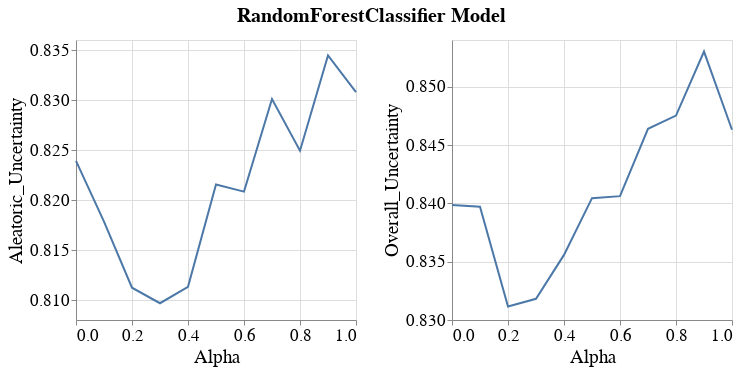

Here is the notebook cell this chart was saved with:
### Code cell
visualizer.create_subgroup_metrics_line_band_plot(model_name=MODEL_NAMES[0],
                                                  subgroup_metrics=['Aleatoric_Uncertainty', 'Overall_Uncertainty'],
                                                  subgroup='RAC1P_dis_incorrect')

### Figure 1 — Vega-Lite specification as saved in the notebook (floating-point values rounded to 4 significant figures)
{"config": {"view": {"continuousWidth": 400, "continuousHeight": 300}, "axis": {"labelFontSize": 17, "labelFontWeight": "normal", "titleFontSize": 19, "titleFontWeight": "normal"}, "legend": {"labelFontSize": 17, "symbolStrokeWidth": 10, "titleFontSize": 19}, "title": {"fontSize": 17}}, "vconcat": [{"hconcat": [{"layer": [{"mark": {"type": "errorband", "extent": "ci"}, "encoding": {"x": {"field": "Intervention_Param", "title": "Alpha", "type": "quantitative"}, "y": {"field": "Metric_Value", "scale": {"zero": false}, "title": "Aleatoric_Uncertainty", "type": "quantitative"}}}, {"mark": "line", "encoding": {"x": {"field": "Intervention_Param", "title": "Alpha", "type": "quantitative"}, "y": {"aggregate": "mean", "field": "Metric_Value", "scale": {"zero": false}, "title": "Aleatoric_Uncertainty", "type": "quantitative"}}}], "height": 280, "width": 280}, {"layer": [{"mark": {"type": "errorband", "extent": "ci"}, "encoding": {"x": {"field": "Intervention_Param", "title": "Alpha", "type": "quantitative"}, "y": {"field": "Metric_Value", "scale": {"zero": false}, "title": "Overall_Uncertainty", "type": "quantitative"}}}, {"mark": "line", "encoding": {"x": {"field": "Intervention_Param", "title": "Alpha", "type": "quantitative"}, "y": {"aggregate": "mean", "field": "Metric_Value", "scale": {"zero": false}, "title": "Overall_Uncertainty", "type": "quantitative"}}}], "data": {"name": "data-56ed060c7fa06aa148f5d9f201d94c1f"}, "height": 280, "width": 280}]}], "data": {"name": "data-0f04fe45b13231ec20e2a8f550320f8d"}, "title": {"text": "RandomForestClassifier Model", "anchor": "middle", "dy": -10, "fontSize": 20}, "$schema": "https://vega.github.io/schema/vega-lite/v4.17.0.json", "datasets": {"data-0f04fe45b13231ec20e2a8f550320f8d": [{"Metric": "Aleatoric_Uncertainty", "Bootstrap_Model_Seed": 101, "Model_Name": "RandomForestClassifier", "Model_Params": "{'bootstrap': False, 'ccp_alpha': 0.0, 'class_weight': None, 'criterion': 'gini', 'max_depth': 80, 'max_features': 'sqrt', 'max_leaf_nodes': None, 'max_samples': None, 'min_impurity_decrease': 0.0, 'min_samples_leaf': 1, 'min_samples_split': 10, 'min_weight_fraction_leaf': 0.0, 'n_estimators': 500, 'n_jobs': None, 'oob_score': False, 'random_state': 101, 'verbose': 0, 'warm_start': False}", "Run_Number": "Run_1", "Dataset_Name": "Folktables_GA_2018_Income", "Num_Estimators": 200, "Tag": "OK", "Record_Create_Date_Time": "2023-07-23T03:44:07.959000", "Session_Uuid": "26beff01-939d-4d98-be67-65b150b352b2", "Experiment_Iteration": "Exp_iter_1", "Dataset_Split_Seed": 100, "Model_Init_Seed": 100, "Fair_Intervention_Params_Lst": "[0.0, 0.1, 0.2, 0.3]", "Intervention_Param": 0.2, "Subgroup": "RAC1P_dis_incorrect", "Metric_Value": 0.8112}, {"Metric": "Aleatoric_Uncertainty", "Bootstrap_Model_Seed": 101, "Model_Name": "RandomForestClassifier", "Model_Params": "{'bootstrap': False, 'ccp_alpha': 0.0, 'class_weight': None, 'criterion': 'gini', 'max_depth': None, 'max_features': 'sqrt', 'max_leaf_nodes': None, 'max_samples': None, 'min_impurity_decrease': 0.0, 'min_samples_leaf': 1, 'min_samples_split': 10, 'min_weight_fraction_leaf': 0.0, 'n_estimators': 100, 'n_jobs': None, 'oob_score': False, 'random_state': 101, 'verbose': 0, 'warm_start': False}", "Run_Number": "Run_1", "Dataset_Name": "Folktables_GA_2018_Income", "Num_Estimators": 200, "Tag": "OK", "Record_Create_Date_Time": "2023-07-23T01:19:34.560000", "Session_Uuid": "26beff01-939d-4d98-be67-65b150b352b2", "Experiment_Iteration": "Exp_iter_1", "Dataset_Split_Seed": 100, "Model_Init_Seed": 100, "Fair_Intervention_Params_Lst": "[0.4, 0.5, 0.6, 0.7]", "Intervention_Param": 0.4, "Subgroup": "RAC1P_dis_incorrect", "Metric_Value": 0.8113}, {"Metric": "Aleatoric_Uncertainty", "Bootstrap_Model_Seed": 101, "Model_Name": "RandomForestClassifier", "Model_Params": "{'bootstrap': False, 'ccp_alpha': 0.0, 'class_weight': None, 'criterion': 'gini', 'max_depth': None, 'max_features': 'sqrt', 'max_leaf_nodes': None, 'max_samples': None, 'min_impurity_decrease': 0.0, 'min_samples_leaf': 1, 'min_samples_split': 10, 'min_weight_fraction_leaf': 0.0, 'n_estimators': 200, 'n_jobs': None, 'oob_score': False, 'random_state': 101, 'verbose': 0, 'warm_start': False}", "Run_Number": "Run_1", "Dataset_Name": "Folktables_GA_2018_Income", "Num_Estimators": 200, "Tag": "OK", "Record_Create_Date_Time": "2023-07-23T04:44:13.113000", "Session_Uuid": "26beff01-939d-4d98-be67-65b150b352b2", "Experiment_Iteration": "Exp_iter_1", "Dataset_Split_Seed": 100, "Model_Init_Seed": 100, "Fair_Intervention_Params_Lst": "[0.0, 0.1, 0.2, 0.3]", "Intervention_Param": 0.3, "Subgroup": "RAC1P_dis_incorrect", "Metric_Value": 0.8097}, {"Metric": "Aleatoric_Uncertainty", "Bootstrap_Model_Seed": 101, "Model_Name": "RandomForestClassifier", "Model_Params": "{'bootstrap': True, 'ccp_alpha': 0.0, 'class_weight': None, 'criterion': 'gini', 'max_depth': 60, 'max_features': 'sqrt', 'max_leaf_nodes': None, 'max_samples': None, 'min_impurity_decrease': 0.0, 'min_samples_leaf': 1, 'min_samples_split': 5, 'min_weight_fraction_leaf': 0.0, 'n_estimators': 100, 'n_jobs': None, 'oob_score': False, 'random_state': 101, 'verbose': 0, 'warm_start': False}", "Run_Number": "Run_1", "Dataset_Name": "Folktables_GA_2018_Income", "Num_Estimators": 200, "Tag": "OK", "Record_Create_Date_Time": "2023-07-23T01:43:02.560000", "Session_Uuid": "26beff01-939d-4d98-be67-65b150b352b2", "Experiment_Iteration": "Exp_iter_1", "Dataset_Split_Seed": 100, "Model_Init_Seed": 100, "Fair_Intervention_Params_Lst": "[0.8, 0.9, 1.0]", "Intervention_Param": 0.9, "Subgroup": "RAC1P_dis_incorrect", "Metric_Value": 0.8345}, {"Metric": "Aleatoric_Uncertainty", "Bootstrap_Model_Seed": 101, "Model_Name": "RandomForestClassifier", "Model_Params": "{'bootstrap': True, 'ccp_alpha': 0.0, 'class_weight': None, 'criterion': 'gini', 'max_depth': 70, 'max_features': 'sqrt', 'max_leaf_nodes': None, 'max_samples': None, 'min_impurity_decrease': 0.0, 'min_samples_leaf': 1, 'min_samples_split': 10, 'min_weight_fraction_leaf': 0.0, 'n_estimators': 100, 'n_jobs': None, 'oob_score': False, 'random_state': 101, 'verbose': 0, 'warm_start': False}", "Run_Number": "Run_1", "Dataset_Name": "Folktables_GA_2018_Income", "Num_Estimators": 200, "Tag": "OK", "Record_Create_Date_Time": "2023-07-23T04:16:36.782000", "Session_Uuid": "26beff01-939d-4d98-be67-65b150b352b2", "Experiment_Iteration": "Exp_iter_1", "Dataset_Split_Seed": 100, "Model_Init_Seed": 100, "Fair_Intervention_Params_Lst": "[0.4, 0.5, 0.6, 0.7]", "Intervention_Param": 0.7, "Subgroup": "RAC1P_dis_incorrect", "Metric_Value": 0.8301}, {"Metric": "Aleatoric_Uncertainty", "Bootstrap_Model_Seed": 101, "Model_Name": "RandomForestClassifier", "Model_Params": "{'bootstrap': True, 'ccp_alpha': 0.0, 'class_weight': None, 'criterion': 'gini', 'max_depth': 80, 'max_features': 'sqrt', 'max_leaf_nodes': None, 'max_samples': None, 'min_impurity_decrease': 0.0, 'min_samples_leaf': 1, 'min_samples_split': 10, 'min_weight_fraction_leaf': 0.0, 'n_estimators': 200, 'n_jobs': None, 'oob_score': False, 'random_state': 101, 'verbose': 0, 'warm_start': False}", "Run_Number": "Run_1", "Dataset_Name": "Folktables_GA_2018_Income", "Num_Estimators": 200, "Tag": "OK", "Record_Create_Date_Time": "2023-07-23T02:27:24.049000", "Session_Uuid": "26beff01-939d-4d98-be67-65b150b352b2", "Experiment_Iteration": "Exp_iter_1", "Dataset_Split_Seed": 100, "Model_Init_Seed": 100, "Fair_Intervention_Params_Lst": "[0.8, 0.9, 1.0]", "Intervention_Param": 1.0, "Subgroup": "RAC1P_dis_incorrect", "Metric_Value": 0.8308}, {"Metric": "Aleatoric_Uncertainty", "Bootstrap_Model_Seed": 101, "Model_Name": "RandomForestClassifier", "Model_Params": "{'bootstrap': True, 'ccp_alpha': 0.0, 'class_weight': None, 'criterion': 'gini', 'max_depth': 80, 'max_features': 'sqrt', 'max_leaf_nodes': None, 'max_samples': None, 'min_impurity_decrease': 0.0, 'min_samples_leaf': 1, 'min_samples_split': 5, 'min_weight_fraction_leaf': 0.0, 'n_estimators': 100, 'n_jobs': None, 'oob_score': False, 'random_state': 101, 'verbose': 0, 'warm_start': False}", "Run_Number": "Run_1", "Dataset_Name": "Folktables_GA_2018_Income", "Num_Estimators": 200, "Tag": "OK", "Record_Create_Date_Time": "2023-07-23T01:08:10.525000", "Session_Uuid": "26beff01-939d-4d98-be67-65b150b352b2", "Experiment_Iteration": "Exp_iter_1", "Dataset_Split_Seed": 100, "Model_Init_Seed": 100, "Fair_Intervention_Params_Lst": "[0.8, 0.9, 1.0]", "Intervention_Param": 0.8, "Subgroup": "RAC1P_dis_incorrect", "Metric_Value": 0.8249}, {"Metric": "Aleatoric_Uncertainty", "Bootstrap_Model_Seed": 101, "Model_Name": "RandomForestClassifier", "Model_Params": "{'bootstrap': True, 'ccp_alpha': 0.0, 'class_weight': None, 'criterion': 'gini', 'max_depth': 80, 'max_features': 'sqrt', 'max_leaf_nodes': None, 'max_samples': None, 'min_impurity_decrease': 0.0, 'min_samples_leaf': 1, 'min_samples_split': 5, 'min_weight_fraction_leaf': 0.0, 'n_estimators': 200, 'n_jobs': None, 'oob_score': False, 'random_state': 101, 'verbose': 0, 'warm_start': False}", "Run_Number": "Run_1", "Dataset_Name": "Folktables_GA_2018_Income", "Num_Estimators": 200, "Tag": "OK", "Record_Create_Date_Time": "2023-07-23T03:39:34.934000", "Session_Uuid": "26beff01-939d-4d98-be67-65b150b352b2", "Experiment_Iteration": "Exp_iter_1", "Dataset_Split_Seed": 100, "Model_Init_Seed": 100, "Fair_Intervention_Params_Lst": "[0.4, 0.5, 0.6, 0.7]", "Intervention_Param": 0.6, "Subgroup": "RAC1P_dis_incorrect", "Metric_Value": 0.8208}, {"Metric": "Aleatoric_Uncertainty", "Bootstrap_Model_Seed": 101, "Model_Name": "RandomForestClassifier", "Model_Params": "{'bootstrap': True, 'ccp_alpha': 0.0, 'class_weight': None, 'criterion': 'gini', 'max_depth': 90, 'max_features': 'sqrt', 'max_leaf_nodes': None, 'max_samples': None, 'min_impurity_decrease': 0.0, 'min_samples_leaf': 1, 'min_samples_split': 10, 'min_weight_fraction_leaf': 0.0, 'n_estimators': 200, 'n_jobs': None, 'oob_score': False, 'random_state': 101, 'verbose': 0, 'warm_start': False}", "Run_Number": "Run_1", "Dataset_Name": "Folktables_GA_2018_Income", "Num_Estimators": 200, "Tag": "OK", "Record_Create_Date_Time": "2023-07-23T01:14:25.556000", "Session_Uuid": "26beff01-939d-4d98-be67-65b150b352b2", "Experiment_Iteration": "Exp_iter_1", "Dataset_Split_Seed": 100, "Model_Init_Seed": 100, "Fair_Intervention_Params_Lst": "[0.0, 0.1, 0.2, 0.3]", "Intervention_Param": 0.0, "Subgroup": "RAC1P_dis_incorrect", "Metric_Value": 0.8239}, {"Metric": "Aleatoric_Uncertainty", "Bootstrap_Model_Seed": 101, "Model_Name": "RandomForestClassifier", "Model_Params": "{'bootstrap': True, 'ccp_alpha': 0.0, 'class_weight': None, 'criterion': 'gini', 'max_depth': 90, 'max_features': 'sqrt', 'max_leaf_nodes': None, 'max_samples': None, 'min_impurity_decrease': 0.0, 'min_samples_leaf': 1, 'min_samples_split': 5, 'min_weight_fraction_leaf': 0.0, 'n_estimators': 100, 'n_jobs': None, 'oob_score': False, 'random_state': 101, 'verbose': 0, 'warm_start': False}", "Run_Number": "Run_1", "Dataset_Name": "Folktables_GA_2018_Income", "Num_Estimators": 200, "Tag": "OK", "Record_Create_Date_Time": "2023-07-23T01:49:09.414000", "Session_Uuid": "26beff01-939d-4d98-be67-65b150b352b2", "Experiment_Iteration": "Exp_iter_1", "Dataset_Split_Seed": 100, "Model_Init_Seed": 100, "Fair_Intervention_Params_Lst": "[0.0, 0.1, 0.2, 0.3]", "Intervention_Param": 0.1, "Subgroup": "RAC1P_dis_incorrect", "Metric_Value": 0.8178}, {"Metric": "Aleatoric_Uncertainty", "Bootstrap_Model_Seed": 101, "Model_Name": "RandomForestClassifier", "Model_Params": "{'bootstrap': True, 'ccp_alpha': 0.0, 'class_weight': None, 'criterion': 'gini', 'max_depth': None, 'max_features': 'sqrt', 'max_leaf_nodes': None, 'max_samples': None, 'min_impurity_decrease': 0.0, 'min_samples_leaf': 1, 'min_samples_split': 5, 'min_weight_fraction_leaf': 0.0, 'n_estimators': 500, 'n_jobs': None, 'oob_score': False, 'random_state': 101, 'verbose': 0, 'warm_start': False}", "Run_Number": "Run_1", "Dataset_Name": "Folktables_GA_2018_Income", "Num_Estimators": 200, "Tag": "OK", "Record_Create_Date_Time": "2023-07-23T02:50:24.094000", "Session_Uuid": "26beff01-939d-4d98-be67-65b150b352b2", "Experiment_Iteration": "Exp_iter_1", "Dataset_Split_Seed": 100, "Model_Init_Seed": 100, "Fair_Intervention_Params_Lst": "[0.4, 0.5, 0.6, 0.7]", "Intervention_Param": 0.5, "Subgroup": "RAC1P_dis_incorrect", "Metric_Value": 0.8216}], "data-56ed060c7fa06aa148f5d9f201d94c1f": [{"Metric": "Overall_Uncertainty", "Bootstrap_Model_Seed": 101, "Model_Name": "RandomForestClassifier", "Model_Params": "{'bootstrap': False, 'ccp_alpha': 0.0, 'class_weight': None, 'criterion': 'gini', 'max_depth': 80, 'max_features': 'sqrt', 'max_leaf_nodes': None, 'max_samples': None, 'min_impurity_decrease': 0.0, 'min_samples_leaf': 1, 'min_samples_split': 10, 'min_weight_fraction_leaf': 0.0, 'n_estimators': 500, 'n_jobs': None, 'oob_score': False, 'random_state': 101, 'verbose': 0, 'warm_start': False}", "Run_Number": "Run_1", "Dataset_Name": "Folktables_GA_2018_Income", "Num_Estimators": 200, "Tag": "OK", "Record_Create_Date_Time": "2023-07-23T03:44:07.959000", "Session_Uuid": "26beff01-939d-4d98-be67-65b150b352b2", "Experiment_Iteration": "Exp_iter_1", "Dataset_Split_Seed": 100, "Model_Init_Seed": 100, "Fair_Intervention_Params_Lst": "[0.0, 0.1, 0.2, 0.3]", "Intervention_Param": 0.2, "Subgroup": "RAC1P_dis_incorrect", "Metric_Value": 0.8312}, {"Metric": "Overall_Uncertainty", "Bootstrap_Model_Seed": 101, "Model_Name": "RandomForestClassifier", "Model_Params": "{'bootstrap': False, 'ccp_alpha': 0.0, 'class_weight': None, 'criterion': 'gini', 'max_depth': None, 'max_features': 'sqrt', 'max_leaf_nodes': None, 'max_samples': None, 'min_impurity_decrease': 0.0, 'min_samples_leaf': 1, 'min_samples_split': 10, 'min_weight_fraction_leaf': 0.0, 'n_estimators': 100, 'n_jobs': None, 'oob_score': False, 'random_state': 101, 'verbose': 0, 'warm_start': False}", "Run_Number": "Run_1", "Dataset_Name": "Folktables_GA_2018_Income", "Num_Estimators": 200, "Tag": "OK", "Record_Create_Date_Time": "2023-07-23T01:19:34.560000", "Session_Uuid": "26beff01-939d-4d98-be67-65b150b352b2", "Experiment_Iteration": "Exp_iter_1", "Dataset_Split_Seed": 100, "Model_Init_Seed": 100, "Fair_Intervention_Params_Lst": "[0.4, 0.5, 0.6, 0.7]", "Intervention_Param": 0.4, "Subgroup": "RAC1P_dis_incorrect", "Metric_Value": 0.8356}, {"Metric": "Overall_Uncertainty", "Bootstrap_Model_Seed": 101, "Model_Name": "RandomForestClassifier", "Model_Params": "{'bootstrap': False, 'ccp_alpha': 0.0, 'class_weight': None, 'criterion': 'gini', 'max_depth': None, 'max_features': 'sqrt', 'max_leaf_nodes': None, 'max_samples': None, 'min_impurity_decrease': 0.0, 'min_samples_leaf': 1, 'min_samples_split': 10, 'min_weight_fraction_leaf': 0.0, 'n_estimators': 200, 'n_jobs': None, 'oob_score': False, 'random_state': 101, 'verbose': 0, 'warm_start': False}", "Run_Number": "Run_1", "Dataset_Name": "Folktables_GA_2018_Income", "Num_Estimators": 200, "Tag": "OK", "Record_Create_Date_Time": "2023-07-23T04:44:13.113000", "Session_Uuid": "26beff01-939d-4d98-be67-65b150b352b2", "Experiment_Iteration": "Exp_iter_1", "Dataset_Split_Seed": 100, "Model_Init_Seed": 100, "Fair_Intervention_Params_Lst": "[0.0, 0.1, 0.2, 0.3]", "Intervention_Param": 0.3, "Subgroup": "RAC1P_dis_incorrect", "Metric_Value": 0.8318}, {"Metric": "Overall_Uncertainty", "Bootstrap_Model_Seed": 101, "Model_Name": "RandomForestClassifier", "Model_Params": "{'bootstrap': True, 'ccp_alpha': 0.0, 'class_weight': None, 'criterion': 'gini', 'max_depth': 60, 'max_features': 'sqrt', 'max_leaf_nodes': None, 'max_samples': None, 'min_impurity_decrease': 0.0, 'min_samples_leaf': 1, 'min_samples_split': 5, 'min_weight_fraction_leaf': 0.0, 'n_estimators': 100, 'n_jobs': None, 'oob_score': False, 'random_state': 101, 'verbose': 0, 'warm_start': False}", "Run_Number": "Run_1", "Dataset_Name": "Folktables_GA_2018_Income", "Num_Estimators": 200, "Tag": "OK", "Record_Create_Date_Time": "2023-07-23T01:43:02.560000", "Session_Uuid": "26beff01-939d-4d98-be67-65b150b352b2", "Experiment_Iteration": "Exp_iter_1", "Dataset_Split_Seed": 100, "Model_Init_Seed": 100, "Fair_Intervention_Params_Lst": "[0.8, 0.9, 1.0]", "Intervention_Param": 0.9, "Subgroup": "RAC1P_dis_incorrect", "Metric_Value": 0.853}, {"Metric": "Overall_Uncertainty", "Bootstrap_Model_Seed": 101, "Model_Name": "RandomForestClassifier", "Model_Params": "{'bootstrap': True, 'ccp_alpha': 0.0, 'class_weight': None, 'criterion': 'gini', 'max_depth': 70, 'max_features': 'sqrt', 'max_leaf_nodes': None, 'max_samples': None, 'min_impurity_decrease': 0.0, 'min_samples_leaf': 1, 'min_samples_split': 10, 'min_weight_fraction_leaf': 0.0, 'n_estimators': 100, 'n_jobs': None, 'oob_score': False, 'random_state': 101, 'verbose': 0, 'warm_start': False}", "Run_Number": "Run_1", "Dataset_Name": "Folktables_GA_2018_Income", "Num_Estimators": 200, "Tag": "OK", "Record_Create_Date_Time": "2023-07-23T04:16:36.782000", "Session_Uuid": "26beff01-939d-4d98-be67-65b150b352b2", "Experiment_Iteration": "Exp_iter_1", "Dataset_Split_Seed": 100, "Model_Init_Seed": 100, "Fair_Intervention_Params_Lst": "[0.4, 0.5, 0.6, 0.7]", "Intervention_Param": 0.7, "Subgroup": "RAC1P_dis_incorrect", "Metric_Value": 0.8464}, {"Metric": "Overall_Uncertainty", "Bootstrap_Model_Seed": 101, "Model_Name": "RandomForestClassifier", "Model_Params": "{'bootstrap': True, 'ccp_alpha': 0.0, 'class_weight': None, 'criterion': 'gini', 'max_depth': 80, 'max_features': 'sqrt', 'max_leaf_nodes': None, 'max_samples': None, 'min_impurity_decrease': 0.0, 'min_samples_leaf': 1, 'min_samples_split': 10, 'min_weight_fraction_leaf': 0.0, 'n_estimators': 200, 'n_jobs': None, 'oob_score': False, 'random_state': 101, 'verbose': 0, 'warm_start': False}", "Run_Number": "Run_1", "Dataset_Name": "Folktables_GA_2018_Income", "Num_Estimators": 200, "Tag": "OK", "Record_Create_Date_Time": "2023-07-23T02:27:24.049000", "Session_Uuid": "26beff01-939d-4d98-be67-65b150b352b2", "Experiment_Iteration": "Exp_iter_1", "Dataset_Split_Seed": 100, "Model_Init_Seed": 100, "Fair_Intervention_Params_Lst": "[0.8, 0.9, 1.0]", "Intervention_Param": 1.0, "Subgroup": "RAC1P_dis_incorrect", "Metric_Value": 0.8463}, {"Metric": "Overall_Uncertainty", "Bootstrap_Model_Seed": 101, "Model_Name": "RandomForestClassifier", "Model_Params": "{'bootstrap': True, 'ccp_alpha': 0.0, 'class_weight': None, 'criterion': 'gini', 'max_depth': 80, 'max_features': 'sqrt', 'max_leaf_nodes': None, 'max_samples': None, 'min_impurity_decrease': 0.0, 'min_samples_leaf': 1, 'min_samples_split': 5, 'min_weight_fraction_leaf': 0.0, 'n_estimators': 100, 'n_jobs': None, 'oob_score': False, 'random_state': 101, 'verbose': 0, 'warm_start': False}", "Run_Number": "Run_1", "Dataset_Name": "Folktables_GA_2018_Income", "Num_Estimators": 200, "Tag": "OK", "Record_Create_Date_Time": "2023-07-23T01:08:10.525000", "Session_Uuid": "26beff01-939d-4d98-be67-65b150b352b2", "Experiment_Iteration": "Exp_iter_1", "Dataset_Split_Seed": 100, "Model_Init_Seed": 100, "Fair_Intervention_Params_Lst": "[0.8, 0.9, 1.0]", "Intervention_Param": 0.8, "Subgroup": "RAC1P_dis_incorrect", "Metric_Value": 0.8475}, {"Metric": "Overall_Uncertainty", "Bootstrap_Model_Seed": 101, "Model_Name": "RandomForestClassifier", "Model_Params": "{'bootstrap': True, 'ccp_alpha': 0.0, 'class_weight': None, 'criterion': 'gini', 'max_depth': 80, 'max_features': 'sqrt', 'max_leaf_nodes': None, 'max_samples': None, 'min_impurity_decrease': 0.0, 'min_samples_leaf': 1, 'min_samples_split': 5, 'min_weight_fraction_leaf': 0.0, 'n_estimators': 200, 'n_jobs': None, 'oob_score': False, 'random_state': 101, 'verbose': 0, 'warm_start': False}", "Run_Number": "Run_1", "Dataset_Name": "Folktables_GA_2018_Income", "Num_Estimators": 200, "Tag": "OK", "Record_Create_Date_Time": "2023-07-23T03:39:34.934000", "Session_Uuid": "26beff01-939d-4d98-be67-65b150b352b2", "Experiment_Iteration": "Exp_iter_1", "Dataset_Split_Seed": 100, "Model_Init_Seed": 100, "Fair_Intervention_Params_Lst": "[0.4, 0.5, 0.6, 0.7]", "Intervention_Param": 0.6, "Subgroup": "RAC1P_dis_incorrect", "Metric_Value": 0.8406}, {"Metric": "Overall_Uncertainty", "Bootstrap_Model_Seed": 101, "Model_Name": "RandomForestClassifier", "Model_Params": "{'bootstrap': True, 'ccp_alpha': 0.0, 'class_weight': None, 'criterion': 'gini', 'max_depth': 90, 'max_features': 'sqrt', 'max_leaf_nodes': None, 'max_samples': None, 'min_impurity_decrease': 0.0, 'min_samples_leaf': 1, 'min_samples_split': 10, 'min_weight_fraction_leaf': 0.0, 'n_estimators': 200, 'n_jobs': None, 'oob_score': False, 'random_state': 101, 'verbose': 0, 'warm_start': False}", "Run_Number": "Run_1", "Dataset_Name": "Folktables_GA_2018_Income", "Num_Estimators": 200, "Tag": "OK", "Record_Create_Date_Time": "2023-07-23T01:14:25.556000", "Session_Uuid": "26beff01-939d-4d98-be67-65b150b352b2", "Experiment_Iteration": "Exp_iter_1", "Dataset_Split_Seed": 100, "Model_Init_Seed": 100, "Fair_Intervention_Params_Lst": "[0.0, 0.1, 0.2, 0.3]", "Intervention_Param": 0.0, "Subgroup": "RAC1P_dis_incorrect", "Metric_Value": 0.8399}, {"Metric": "Overall_Uncertainty", "Bootstrap_Model_Seed": 101, "Model_Name": "RandomForestClassifier", "Model_Params": "{'bootstrap': True, 'ccp_alpha': 0.0, 'class_weight': None, 'criterion': 'gini', 'max_depth': 90, 'max_features': 'sqrt', 'max_leaf_nodes': None, 'max_samples': None, 'min_impurity_decrease': 0.0, 'min_samples_leaf': 1, 'min_samples_split': 5, 'min_weight_fraction_leaf': 0.0, 'n_estimators': 100, 'n_jobs': None, 'oob_score': False, 'random_state': 101, 'verbose': 0, 'warm_start': False}", "Run_Number": "Run_1", "Dataset_Name": "Folktables_GA_2018_Income", "Num_Estimators": 200, "Tag": "OK", "Record_Create_Date_Time": "2023-07-23T01:49:09.414000", "Session_Uuid": "26beff01-939d-4d98-be67-65b150b352b2", "Experiment_Iteration": "Exp_iter_1", "Dataset_Split_Seed": 100, "Model_Init_Seed": 100, "Fair_Intervention_Params_Lst": "[0.0, 0.1, 0.2, 0.3]", "Intervention_Param": 0.1, "Subgroup": "RAC1P_dis_incorrect", "Metric_Value": 0.8397}, {"Metric": "Overall_Uncertainty", "Bootstrap_Model_Seed": 101, "Model_Name": "RandomForestClassifier", "Model_Params": "{'bootstrap': True, 'ccp_alpha': 0.0, 'class_weight': None, 'criterion': 'gini', 'max_depth': None, 'max_features': 'sqrt', 'max_leaf_nodes': None, 'max_samples': None, 'min_impurity_decrease': 0.0, 'min_samples_leaf': 1, 'min_samples_split': 5, 'min_weight_fraction_leaf': 0.0, 'n_estimators': 500, 'n_jobs': None, 'oob_score': False, 'random_state': 101, 'verbose': 0, 'warm_start': False}", "Run_Number": "Run_1", "Dataset_Name": "Folktables_GA_2018_Income", "Num_Estimators": 200, "Tag": "OK", "Record_Create_Date_Time": "2023-07-23T02:50:24.094000", "Session_Uuid": "26beff01-939d-4d98-be67-65b150b352b2", "Experiment_Iteration": "Exp_iter_1", "Dataset_Split_Seed": 100, "Model_Init_Seed": 100, "Fair_Intervention_Params_Lst": "[0.4, 0.5, 0.6, 0.7]", "Intervention_Param": 0.5, "Subgroup": "RAC1P_dis_incorrect", "Metric_Value": 0.8404}]}}
